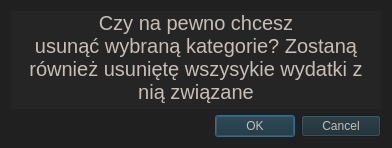
<?xml version="1.0" encoding="UTF-8"?>
<ui version="4.0">
 <class>Confirm_category_remove</class>
 <widget class="QDialog" name="Confirm_category_remove">
  <property name="geometry">
   <rect>
    <x>0</x>
    <y>0</y>
    <width>392</width>
    <height>148</height>
   </rect>
  </property>
  <property name="windowTitle">
   <string>Dialog</string>
  </property>
  <property name="styleSheet">
   <string notr="true">QWidget {
background: #202020}

QFrame {
background: #252525 }

QLabel {
color: #c8beb7;
}

QPushButton {
background-color: #182B32;
color: #c8beb7;
}

QComboBox {
background-color: #3e3e3e;
color: #c8beb7;
}

QLineEdit {
background-color: #3e3e3e;
color: #c8beb7;
}

QDateEdit {
background-color: #3e3e3e;
color: #c8beb7;
}

QListWidget { color: #c8beb7; }
</string>
  </property>
  <layout class="QGridLayout" name="gridLayout">
   <item row="0" column="0">
    <widget class="QLabel" name="label">
     <property name="font">
      <font>
       <pointsize>15</pointsize>
      </font>
     </property>
     <property name="text">
      <string>Czy na pewno chcesz usunąć wybraną kategorie? Zostaną również usuniętę wszysykie wydatki z nią związane</string>
     </property>
     <property name="alignment">
      <set>Qt::AlignHCenter|Qt::AlignTop</set>
     </property>
     <property name="wordWrap">
      <bool>true</bool>
     </property>
    </widget>
   </item>
   <item row="1" column="0">
    <widget class="QDialogButtonBox" name="buttonBox">
     <property name="orientation">
      <enum>Qt::Horizontal</enum>
     </property>
     <property name="standardButtons">
      <set>QDialogButtonBox::Cancel|QDialogButtonBox::Ok</set>
     </property>
    </widget>
   </item>
  </layout>
 </widget>
 <resources/>
 <connections>
  <connection>
   <sender>buttonBox</sender>
   <signal>accepted()</signal>
   <receiver>Confirm_category_remove</receiver>
   <slot>accept()</slot>
   <hints>
    <hint type="sourcelabel">
     <x>248</x>
     <y>254</y>
    </hint>
    <hint type="destinationlabel">
     <x>157</x>
     <y>274</y>
    </hint>
   </hints>
  </connection>
  <connection>
   <sender>buttonBox</sender>
   <signal>rejected()</signal>
   <receiver>Confirm_category_remove</receiver>
   <slot>reject()</slot>
   <hints>
    <hint type="sourcelabel">
     <x>316</x>
     <y>260</y>
    </hint>
    <hint type="destinationlabel">
     <x>286</x>
     <y>274</y>
    </hint>
   </hints>
  </connection>
 </connections>
</ui>
